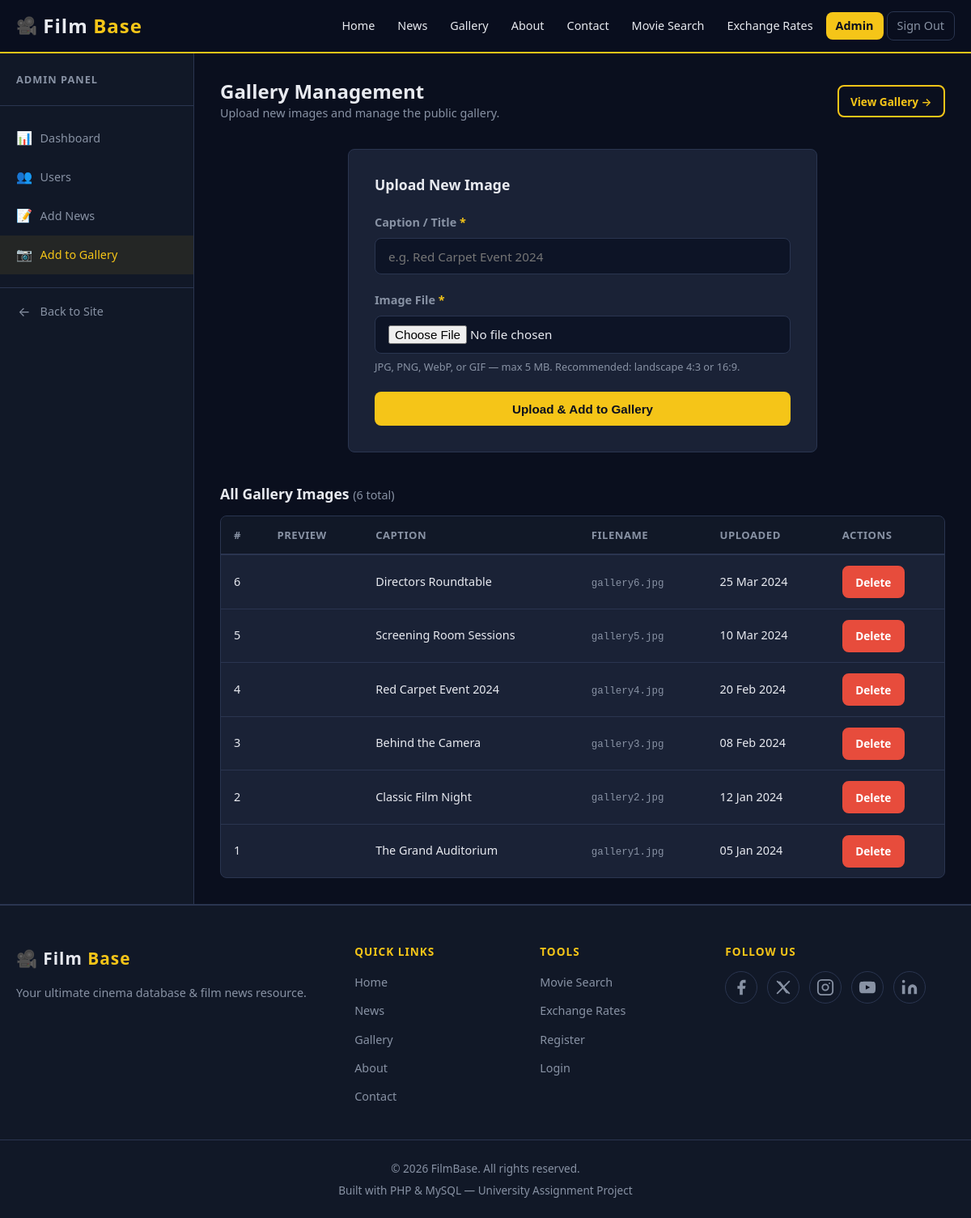
The page /admin/gallery-add.php (signed in) on the database its author committed.
### tables this page shows
CREATE TABLE `gallery` (
  `id`         INT(11)      NOT NULL AUTO_INCREMENT,
  `title`      VARCHAR(255) NOT NULL,
  `image`      VARCHAR(255) NOT NULL,
  `created_at` DATETIME     NOT NULL DEFAULT CURRENT_TIMESTAMP,
  PRIMARY KEY (`id`)
);

### includes/auth.php (called while the page is built, shortened)
<?php
function e(string $str): string {
    return htmlspecialchars($str, ENT_QUOTES, 'UTF-8');
}

### admin/gallery-add.php (the view, shortened to what this page needs)
<?php
require_once __DIR__ . '/../config/db.php';
require_once __DIR__ . '/../includes/auth.php';
$title   = '';
$gallery = $conn->query(
    "SELECT id, title, image, created_at FROM gallery ORDER BY created_at DESC"
)->fetch_all(MYSQLI_ASSOC);
require_once __DIR__ . '/../includes/header.php';
?>
<div class="admin-layout">
    <aside class="admin-sidebar">
        <div class="admin-sidebar-header"><h3>Admin Panel</h3></div>
        <nav class="admin-nav">
            <a href="/filmbase/admin/index.php">              <span class="nav-icon">&#128202;</span> Dashboard</a>
            <a href="/filmbase/admin/users.php">              <span class="nav-icon">&#128101;</span> Users</a>
            <a href="/filmbase/admin/news-add.php">           <span class="nav-icon">&#128221;</span> Add News</a>
            <a href="/filmbase/admin/gallery-add.php" class="active"><span class="nav-icon">&#128247;</span> Add to Gallery</a>
            <a href="/filmbase/index.php" style="margin-top:1rem; border-top:1px solid var(--border); padding-top:1rem;">
                <span class="nav-icon">&#8592;</span> Back to Site
            </a>
        </nav>
    </aside>
    <div class="admin-content">
        <div class="admin-header">
            <div>
                <h1 class="admin-title">Gallery Management</h1>
                <p style="color:var(--text-muted); font-size:0.9rem; margin:0;">
                    Upload new images and manage the public gallery.
                </p>
            </div>
            <a href="/filmbase/gallery.php" class="btn btn-outline btn-sm" target="_blank">View Gallery &rarr;</a>
        </div>
        <div class="form-card" style="max-width:580px; margin-bottom:2.5rem;">
            <h2 style="font-size:1.1rem; margin-bottom:1.5rem;">Upload New Image</h2>
            <form method="POST" action="/filmbase/admin/gallery-add.php" enctype="multipart/form-data">
                <div class="form-group">
                    <label for="title">Caption / Title <span style="color:var(--accent)">*</span></label>
                    <input type="text" id="title" name="title"
                           value="<?php echo e($title); ?>"
                           placeholder="e.g. Red Carpet Event 2024"
                           required maxlength="255" autofocus>
                </div>
                <div class="form-group">
                    <label for="image">Image File <span style="color:var(--accent)">*</span></label>
                    <input type="file" id="image" name="image"
                           accept="image/jpeg,image/png,image/webp,image/gif"
                           required data-preview="img-preview">
                    <p style="font-size:0.8rem; color:var(--text-muted); margin-top:0.35rem;">
                        JPG, PNG, WebP, or GIF — max 5 MB. Recommended: landscape 4:3 or 16:9.
                    </p>
                </div>
                <button type="submit" class="btn btn-primary" style="width:100%;">
                    Upload &amp; Add to Gallery
                </button>
            </form>
        </div>
        <?php if (!empty($gallery)): ?>
        <h2 style="font-size:1.1rem; margin-bottom:1rem;">
            All Gallery Images
            <span style="color:var(--text-muted); font-weight:400; font-size:0.9rem;">(<?php echo count($gallery); ?> total)</span>
        </h2>
        <div class="admin-table-card">
            <table class="data-table">
                <thead>
                    <tr>
                        <th>#</th>
                        <th>Preview</th>
                        <th>Caption</th>
                        <th>Filename</th>
                        <th>Uploaded</th>
                        <th>Actions</th>
                    </tr>
                </thead>
                <tbody>
                    <?php foreach ($gallery as $item): ?>
                        <tr>
                            <td><?php echo (int)$item['id']; ?></td>
                            <td>
                            </td>
                            <td><?php echo e($item['title']); ?></td>
                            <td>
                                <code style="font-size:0.78rem; color:var(--text-muted);">
                                    <?php echo e($item['image'] ?: '—'); ?>
                                </code>
                            </td>
                            <td><?php echo e(date('d M Y', strtotime($item['created_at']))); ?></td>
                            <td>
                                <a href="/filmbase/admin/gallery-add.php?delete=<?php echo (int)$item['id']; ?>"
                                   class="btn btn-danger btn-sm"
                                   data-confirm="Delete &quot;<?php echo e($item['title']); ?>&quot; from the gallery? The image file will also be removed.">
                                    Delete
                                </a>
                            </td>
                        </tr>
                    <?php endforeach; ?>
                </tbody>
            </table>
        </div>
        <?php endif; ?>
    </div>
</div>
<?php require_once __DIR__ . '/../includes/footer.php'; ?>

### assets/css/style.css (style rules this page uses)
*, *::before, *::after { box-sizing: border-box; margin: 0; padding: 0; }
:root { --bg-primary: #0a0f1e; --bg-secondary: #111827; --bg-card: #1a2236; --bg-input: #0d1426; --accent: #f5c518; --accent-dark: #c9a200; --text-primary: #e8eaf0; --text-muted: #8892a4; --text-dark: #0a0f1e; --border: #2a3550; --danger: #e74c3c; --success: #2ecc71; --radius: 8px; --shadow: 0 4px 20px rgba(0,0,0,0.5); --transition: 0.25s ease; --max-width: 1200px; }
html { scroll-behavior: smooth; }
body { font-family: 'Segoe UI', system-ui, -apple-system, sans-serif; background-color: var(--bg-primary); color: var(--text-primary); line-height: 1.7; font-size: 16px; min-height: 100vh; display: flex; flex-direction: column; }
a { color: var(--accent); text-decoration: none; transition: color var(--transition); }
h1, h2, h3, h4, h5 { line-height: 1.25; color: var(--text-primary); font-weight: 700; }
p { margin-bottom: 1rem; color: var(--text-primary); }
.btn { display: inline-block; padding: 0.65rem 1.5rem; border-radius: var(--radius); font-size: 0.95rem; font-weight: 600; cursor: pointer; border: 2px solid transparent; transition: background var(--transition), color var(--transition), border-color var(--transition); text-align: center; }
.btn-primary { background: var(--accent); color: var(--text-dark); }
.btn-outline { background: transparent; border-color: var(--accent); color: var(--accent); }
.btn-danger { background: var(--danger); color: #fff; border-color: var(--danger); }
.btn-sm { padding: 0.4rem 0.9rem; font-size: 0.85rem; }
.form-card { background: var(--bg-card); border: 1px solid var(--border); border-radius: var(--radius); padding: 2rem; max-width: 560px; margin: 0 auto; }
.form-group { margin-bottom: 1.25rem; }
.form-group label { display: block; margin-bottom: 0.4rem; font-size: 0.9rem; font-weight: 600; color: var(--text-muted); }
.form-group input, .form-group select, .form-group textarea { width: 100%; padding: 0.7rem 1rem; background: var(--bg-input); border: 1px solid var(--border); border-radius: var(--radius); color: var(--text-primary); font-size: 0.95rem; font-family: inherit; transition: border-color var(--transition); }
.admin-layout { display: grid; grid-template-columns: 240px 1fr; min-height: calc(100vh - 64px); }
.admin-sidebar { background: var(--bg-secondary); border-right: 1px solid var(--border); padding: 1.5rem 0; }
.admin-sidebar-header { padding: 0 1.25rem 1.5rem; border-bottom: 1px solid var(--border); margin-bottom: 1rem; }
.admin-sidebar-header h3 { font-size: 0.8rem; text-transform: uppercase; letter-spacing: 1px; color: var(--text-muted); }
.admin-nav a { display: flex; align-items: center; gap: 0.6rem; padding: 0.65rem 1.25rem; color: var(--text-muted); font-size: 0.9rem; transition: background var(--transition), color var(--transition); }
.admin-nav a:hover, .admin-nav a.active { background: rgba(245,197,24,0.08); color: var(--accent); }
.admin-nav a .nav-icon { font-size: 1rem; width: 20px; text-align: center; }
.admin-content { padding: 2rem; }
.admin-header { margin-bottom: 2rem; display: flex; justify-content: space-between; align-items: center; }
.admin-title { font-size: 1.5rem; }
.data-table { width: 100%; border-collapse: collapse; }
.data-table th { background: var(--bg-secondary); color: var(--text-muted); text-align: left; padding: 0.75rem 1rem; font-size: 0.82rem; text-transform: uppercase; letter-spacing: 0.5px; border-bottom: 2px solid var(--border); }
.data-table td { padding: 0.8rem 1rem; border-bottom: 1px solid var(--border); font-size: 0.9rem; }
.data-table tr:last-child td { border-bottom: none; }
.admin-table-card { background: var(--bg-card); border: 1px solid var(--border); border-radius: var(--radius); overflow: hidden; }

### rows shown on the page
gallery: id "6", title "Directors Roundtable", image "gallery6.jpg", created_at "25 Mar 2024"
gallery: id "5", title "Screening Room Sessions", image "gallery5.jpg", created_at "10 Mar 2024"
gallery: id "4", title "Red Carpet Event 2024", image "gallery4.jpg", created_at "20 Feb 2024"
gallery: id "3", title "Behind the Camera", image "gallery3.jpg", created_at "08 Feb 2024"
gallery: id "2", title "Classic Film Night", image "gallery2.jpg", created_at "12 Jan 2024"
gallery: id "1", title "The Grand Auditorium", image "gallery1.jpg", created_at "05 Jan 2024"

### other values the page prints
count($gallery) "6"
